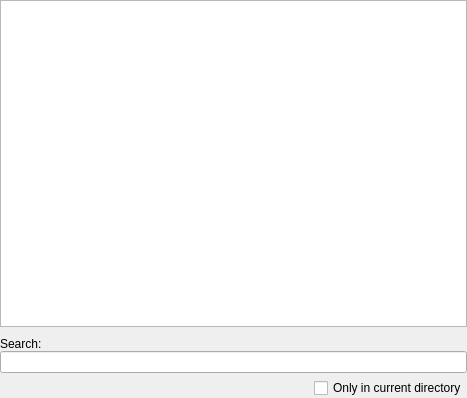
<?xml version="1.0" encoding="UTF-8"?>
<ui version="4.0">
 <class>HistoryDialog</class>
 <widget class="QWidget" name="HistoryDialog">
  <property name="geometry">
   <rect>
    <x>0</x>
    <y>0</y>
    <width>467</width>
    <height>398</height>
   </rect>
  </property>
  <property name="windowTitle">
   <string>Command History (Convert3DGUI)</string>
  </property>
  <layout class="QVBoxLayout" name="verticalLayout">
   <property name="spacing">
    <number>0</number>
   </property>
   <property name="leftMargin">
    <number>0</number>
   </property>
   <property name="topMargin">
    <number>0</number>
   </property>
   <property name="rightMargin">
    <number>0</number>
   </property>
   <property name="bottomMargin">
    <number>0</number>
   </property>
   <item>
    <widget class="QListView" name="tvHistory">
     <property name="styleSheet">
      <string notr="true"/>
     </property>
     <property name="editTriggers">
      <set>QAbstractItemView::NoEditTriggers</set>
     </property>
     <property name="alternatingRowColors">
      <bool>true</bool>
     </property>
     <property name="selectionBehavior">
      <enum>QAbstractItemView::SelectRows</enum>
     </property>
     <property name="resizeMode">
      <enum>QListView::Adjust</enum>
     </property>
     <property name="viewMode">
      <enum>QListView::ListMode</enum>
     </property>
    </widget>
   </item>
   <item>
    <spacer name="verticalSpacer">
     <property name="orientation">
      <enum>Qt::Vertical</enum>
     </property>
     <property name="sizeType">
      <enum>QSizePolicy::Fixed</enum>
     </property>
     <property name="sizeHint" stdset="0">
      <size>
       <width>20</width>
       <height>10</height>
      </size>
     </property>
    </spacer>
   </item>
   <item>
    <widget class="QLabel" name="label_2">
     <property name="text">
      <string>Search:</string>
     </property>
    </widget>
   </item>
   <item>
    <widget class="QLineEdit" name="inSearch"/>
   </item>
   <item>
    <spacer name="verticalSpacer_2">
     <property name="orientation">
      <enum>Qt::Vertical</enum>
     </property>
     <property name="sizeType">
      <enum>QSizePolicy::Fixed</enum>
     </property>
     <property name="sizeHint" stdset="0">
      <size>
       <width>20</width>
       <height>5</height>
      </size>
     </property>
    </spacer>
   </item>
   <item alignment="Qt::AlignRight">
    <widget class="QCheckBox" name="chkCurrent">
     <property name="text">
      <string>Only in current directory</string>
     </property>
    </widget>
   </item>
  </layout>
 </widget>
 <resources/>
 <connections/>
</ui>
